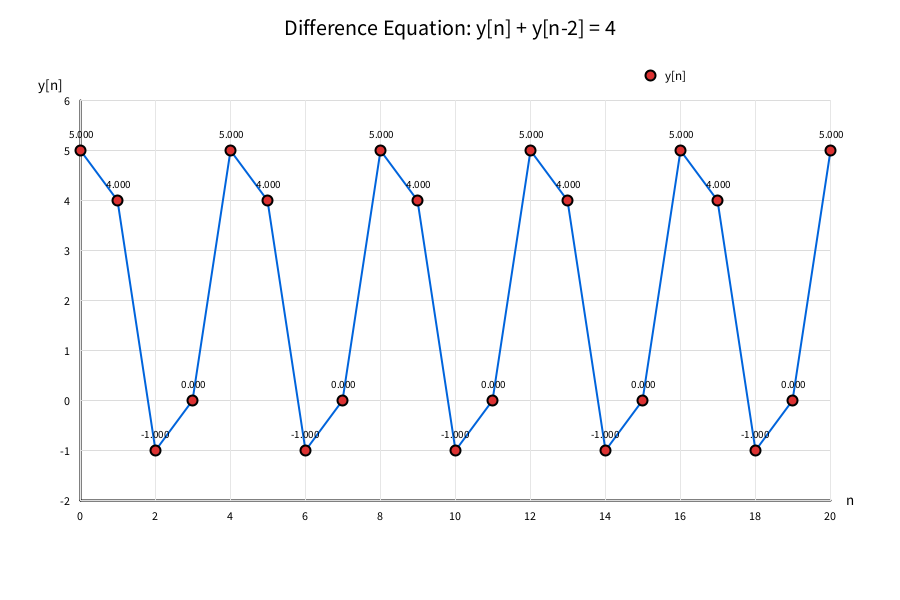
Frame 1 (no input)
Frame 60 (the mouse pressed at the canvas centre just before this capture): identical to frame 1, image omitted
Frame 120 (the mouse held since frame 60 and released just before this capture): identical to frame 1, image omitted

The Processing sketch that drew this single still picture (run headless with seeded random() and noise(); from frame 60 on, the mouse is pressed at the canvas centre):

// Processing sketch: difference2nd3
// ── difference2nd3.pde
// Difference Equation Solver
// y[n] + y[n-2] = 4
// Initial conditions: y[0] = 5, y[1] = 4

int N = 20;
float[] y = new float[N + 1];

void setup() {
  size(900, 600);

  // Initial conditions
  y[0] = 5;
  y[1] = 4;

  // Solve the difference equation
  for (int n = 2; n <= N; n++) {
    y[n] = 4 - y[n-2];
  }

  // Print results in the console
  println("n\t y[n]");
  for (int n = 0; n <= N; n++) {
    println(n + "\t " + y[n]);
  }

  // Plot the results
  plotResults();
}

void draw() {
  // No continuous drawing needed
}

void plotResults() {
  background(255);

  // Graph settings
  float x0 = 80;
  float y0 = 500;
  float graphWidth = 750;
  float graphHeight = 400;

  // Graph title
  fill(0);
  textSize(22);
  textAlign(CENTER);
  text("Difference Equation: y[n] + y[n-2] = 4",
       width/2, 35);

  // Coordinate axes
  stroke(0);
  strokeWeight(2);
  line(x0, y0 - graphHeight, x0, y0);
  line(x0, y0, x0 + graphWidth, y0);

  // Axis labels
  textSize(15);
  text("n", x0 + graphWidth + 20, y0 + 5);
  text("y[n]", x0 - 30, y0 - graphHeight - 10);

  // Plot horizontal grid lines and y-axis labels
  textSize(12);
  strokeWeight(1);

  for (int v = -2; v <= 6; v++) {
    float py = map(v, -2, 6,
                   y0, y0 - graphHeight);

    stroke(220);
    line(x0, py, x0 + graphWidth, py);

    fill(0);
    textAlign(RIGHT);
    text(v, x0 - 10, py + 5);
  }

  // Plot vertical grid lines and x-axis labels
  for (int n = 0; n <= N; n += 2) {
    float px = map(n, 0, N, x0,
                   x0 + graphWidth);

    stroke(230);
    line(px, y0 - graphHeight, px, y0);

    fill(0);
    textAlign(CENTER);
    text(n, px, y0 + 20);
  }

  // Plot data points and connecting lines
  stroke(0, 100, 220);
  strokeWeight(2);

  for (int n = 0; n < N; n++) {
    float x1 = map(n, 0, N, x0,
                   x0 + graphWidth);
    float x2 = map(n+1, 0, N, x0,
                   x0 + graphWidth);

    float y1 = map(y[n], -2, 6,
                   y0, y0 - graphHeight);
    float y2 = map(y[n+1], -2, 6,
                   y0, y0 - graphHeight);

    line(x1, y1, x2, y2);
  }

  // Draw data points
  for (int n = 0; n <= N; n++) {
    float px = map(n, 0, N, x0,
                   x0 + graphWidth);
    float py = map(y[n], -2, 6,
                   y0, y0 - graphHeight);

    fill(220, 50, 50);
    stroke(0);
    ellipse(px, py, 10, 10);

    // Display numerical values
    fill(0);
    textSize(11);
    textAlign(CENTER);
    text(y[n], px, py - 12);
  }

  // Legend
  fill(220, 50, 50);
  ellipse(650, 75, 10, 10);
  fill(0);
  textAlign(LEFT);
  textSize(13);
  text("y[n]", 665, 80);
}
